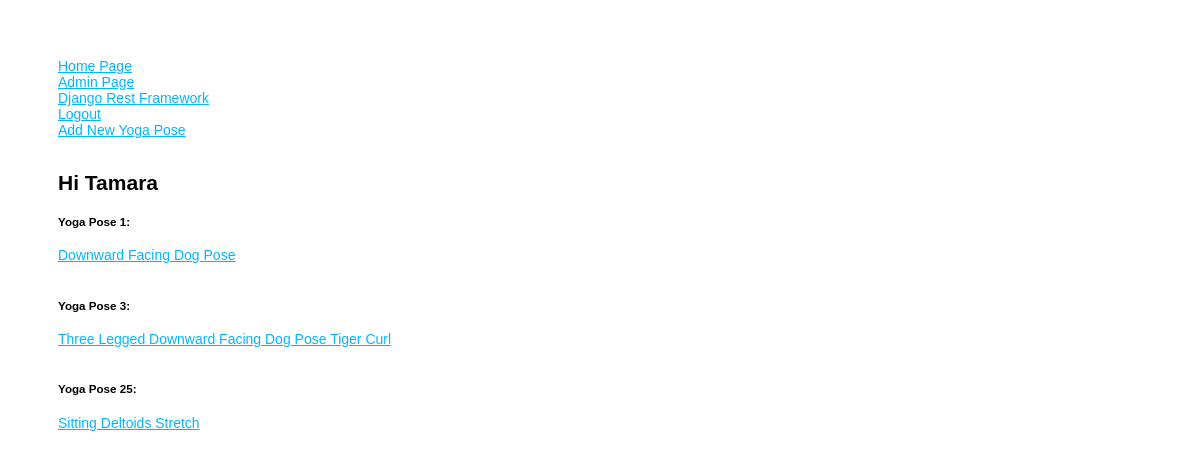
The app's page / (signed in) with its own data.
### yogas/models.py (models this page shows, shortened)
class Yoga(models.Model):
    name = models.CharField(max_length=300)
    description = models.TextField(max_length=3000, null=True, blank=True)
    level = models.CharField (max_length=13, choices=LEVEL_CHOICES)
    image = models.ImageField(upload_to='upload/', default="")
    posted_by = models.ForeignKey(User, on_delete=models.SET_NULL, null=True)
    updated_at = models.DateTimeField(auto_now=True)
    created_at = models.DateTimeField(auto_now_add=True)

### yogas/views.py (the view)
# urls.py: path('', include("yogas.urls")),
def yogas(request):
    yogas = Yoga.objects.all()
    context = {
        "page_title": "Yoga Poses",
        "yogas": yogas,
    }
    return render(request, "homepage.html", context)

### yogas/templates/homepage.html (shortened to what this page needs)
{% extends "layout.html" %}
{% block content %}
<div>
  {% if user.is_authenticated %}
    <h2>Hi {{ user.username|title }} </h5>
  {% endif %}
  {% for yoga in yogas %}
  <div>
    <h5>Yoga Pose {{ yoga.id }}:</h5>
    <a href="{% url 'yoga' yoga.id %}">{{yoga.name}}</a>
    <br />
    <br />
  </div>
  {% endfor %}
</div>
{% endblock %}

### yogas/static/style.css (style rules this page uses)
body { padding: 50px; font: 14px "Lucida Grande", Helvetica, Arial, sans-serif; }
a { color: #00B7FF; }

### records on screen
Yoga: id "1", name "Downward Facing Dog Pose"
Yoga: id "3", name "Three Legged Downward Facing Dog Pose Tiger Curl"
Yoga: id "25", name "Sitting Deltoids Stretch"

### other values on screen
{{ user.username|title }} "Tamara"
